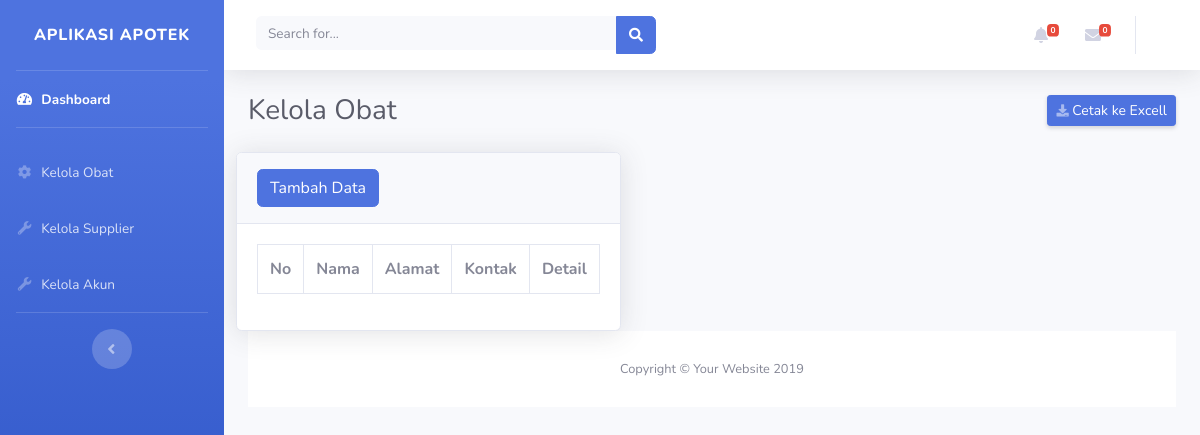
Page /admin_kelola_supplier.php on the earlier database version.
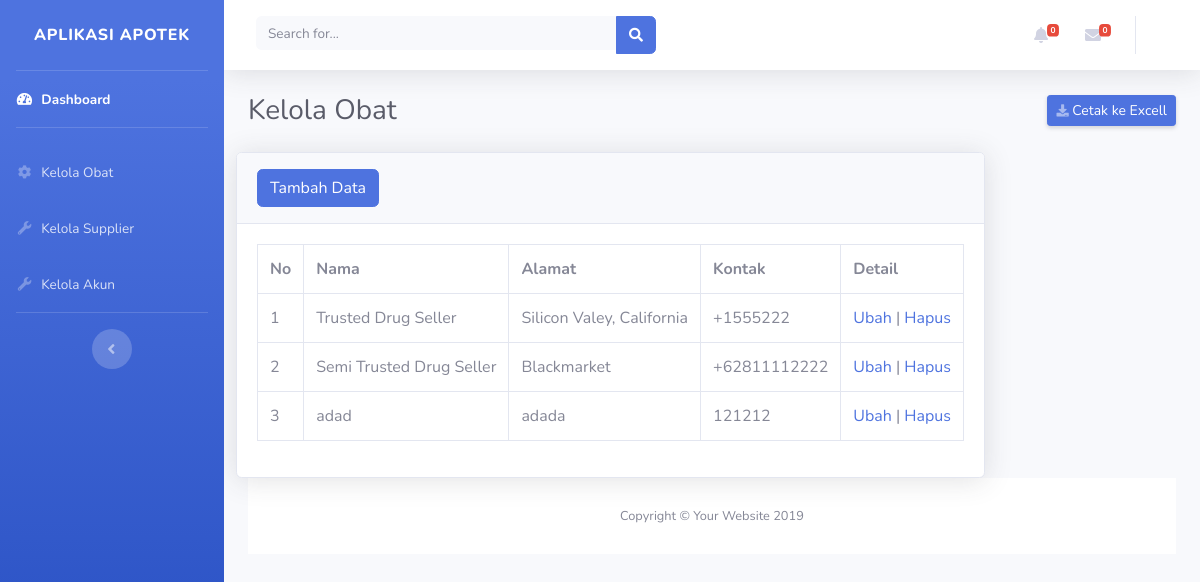
Same page on the later database version.
### tables this page shows
CREATE TABLE `supplier` (
  `id` int(11) NOT NULL,
  `nama` varchar(255) NOT NULL,
  `kontak` varchar(24) NOT NULL,
  `alamat` varchar(255) NOT NULL
);

### admin_kelola_supplier.php (the view, shortened to what this page needs)
<!DOCTYPE html>
<html lang="en">
<head>
  <link href="vendor/fontawesome-free/css/all.min.css" rel="stylesheet" type="text/css">
  <link href="css/sb-admin-2.min.css" rel="stylesheet">
</head>
<body id="page-top">
  <div id="wrapper">
    <ul class="navbar-nav bg-gradient-primary sidebar sidebar-dark accordion" id="accordionSidebar">
      <a class="sidebar-brand d-flex align-items-center justify-content-center" href="admin_dashboard.php">
        <div class="sidebar-brand-text mx-3">Aplikasi Apotek</div>
      </a>
      <hr class="sidebar-divider my-0">
      <li class="nav-item active">
        <a class="nav-link" href="admin_dashboard.php">
          <i class="fas fa-fw fa-tachometer-alt"></i>
          <span>Dashboard</span></a>
      </li>
      <hr class="sidebar-divider">
      <li class="nav-item">
        <a class="nav-link" href="admin_kelola_obat.php">
          <i class="fas fa-fw fa-cog"></i>
          <span>Kelola Obat</span>
        </a>
      </li>
      <li class="nav-item">
        <a class="nav-link" href="admin_kelola_supplier.php">
          <i class="fas fa-fw fa-wrench"></i>
          <span>Kelola Supplier</span>
        </a>
      </li>
      <li class="nav-item">
        <a class="nav-link" href="admin_kelola_akun.php">
          <i class="fas fa-fw fa-wrench"></i>
          <span>Kelola Akun</span>
        </a>
      </li>
      <hr class="sidebar-divider">
      <div class="text-center d-none d-md-inline">
        <button class="rounded-circle border-0" id="sidebarToggle"></button>
      </div>
    </ul>
    <div id="content-wrapper" class="d-flex flex-column">
      <div id="content">
        <nav class="navbar navbar-expand navbar-light bg-white topbar mb-4 static-top shadow">
          <form class="d-none d-sm-inline-block form-inline mr-auto ml-md-3 my-2 my-md-0 mw-100 navbar-search">
            <div class="input-group">
              <input type="text" class="form-control bg-light border-0 small" placeholder="Search for..." aria-label="Search" aria-describedby="basic-addon2">
              <div class="input-group-append">
                <button class="btn btn-primary" type="button">
                  <i class="fas fa-search fa-sm"></i>
                </button>
              </div>
            </div>
          </form>
          <ul class="navbar-nav ml-auto">
            <li class="nav-item dropdown no-arrow mx-1">
              <a class="nav-link dropdown-toggle" href="#" id="alertsDropdown" role="button" data-toggle="dropdown" aria-haspopup="true" aria-expanded="false">
                <i class="fas fa-bell fa-fw"></i>
                <span class="badge badge-danger badge-counter">0</span>
              </a>
            </li>
            <li class="nav-item dropdown no-arrow mx-1">
              <a class="nav-link dropdown-toggle" href="#" id="messagesDropdown" role="button" data-toggle="dropdown" aria-haspopup="true" aria-expanded="false">
                <i class="fas fa-envelope fa-fw"></i>
                <span class="badge badge-danger badge-counter">0</span>
              </a>
            </li>
            <li class="nav-item dropdown no-arrow">
              <a class="nav-link dropdown-toggle" href="#" id="userDropdown" role="button" data-toggle="dropdown" aria-haspopup="true" aria-expanded="false">
              </a>
            </li>
          </ul>
        </nav>
        <div class="container-fluid">
          <div class="d-sm-flex align-items-center justify-content-between mb-4">
            <h1 class="h3 mb-0 text-gray-800">Kelola Obat</h1>
            <a href="#" class="d-none d-sm-inline-block btn btn-sm btn-primary shadow-sm"><i class="fas fa-download fa-sm text-white-50"></i> Cetak ke Excell</a>
          </div>
          <div class="row">
          <br/>
          <br/>
          <div class="card shadow mb-">
            <div class="card-header py-3">
              <a class="btn btn-primary" href="form_tambah_supplier.php">Tambah Data</a>
            </div>
            <div class="card-body">
            <div class="table-responsive">
              <table class="table table-bordered" id="dataTable" width="100%" cellspacing="0">
              <form action="proses_tambah_supplier.php" method="POST">
                <tr>
                    <th>No</th>
                    <th>Nama</th>
                    <th>Alamat</th>
                    <th>Kontak</th>
                    <th>Detail</th>
                  </tr>
                  <form action="proses_tambah_supplier.php" method="POST">
                  <?php
                        $koneksi = mysqli_connect('localhost', 'root', '', 'impal');
                        $query_mysqli = mysqli_query($koneksi, "SELECT * FROM supplier")or die(mysqli_error($koneksi));
                    $nomor = 1;
                    while($supplier_data = mysqli_fetch_array($query_mysqli)){
                    ?>
                    <tr>
                      <td><?php echo $nomor++; ?></td>
                      <td><?php echo $supplier_data['nama']; ?></td>
                      <td><?php echo $supplier_data['alamat']; ?></td>
                      <td><?php echo $supplier_data['kontak']; ?></td>
                      <td>
                        <a href="form_edit_supplier.php?aksi=update&id=<?php echo $supplier_data['id']; ?>&nama=<?php echo $supplier_data['nama']; ?>&kontak=<?php echo $supplier_data['kontak']; ?>&alamat=<?php echo $supplier_data['alamat'];?>">Ubah</a> |
					              <a href="admin_kelola_supplier.php?aksi=delete&id=<?php echo $data['id']; ?>">Hapus</a>
                      </td>
                    </tr>
                    <?php } ?>
                </table>
                </div>
              </div>
            </div>
      </div>
      <footer class="sticky-footer bg-white">
        <div class="container my-auto">
          <div class="copyright text-center my-auto">
            <span>Copyright &copy; Your Website 2019</span>
          </div>
        </div>
      </footer>
    </div>
  </div>
</body>
</html>

Differences in the rows shown:
added supplier: nama "Trusted Drug Seller", alamat "Silicon Valey, California", kontak "+1555222"
added supplier: nama "Semi Trusted Drug Seller", alamat "Blackmarket", kontak "+62811112222"
added supplier: nama "adad", alamat "adada", kontak "121212"
